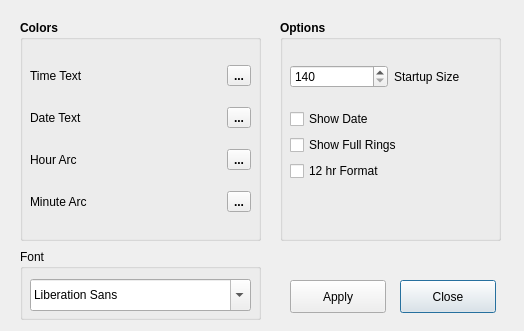
<?xml version="1.0" encoding="UTF-8"?>
<ui version="4.0">
 <class>Prefs</class>
 <widget class="QDialog" name="Prefs">
  <property name="geometry">
   <rect>
    <x>0</x>
    <y>0</y>
    <width>524</width>
    <height>331</height>
   </rect>
  </property>
  <property name="windowTitle">
   <string>Simple Arc Clock</string>
  </property>
  <widget class="QPushButton" name="pb_close">
   <property name="geometry">
    <rect>
     <x>400</x>
     <y>280</y>
     <width>96</width>
     <height>33</height>
    </rect>
   </property>
   <property name="text">
    <string>Close</string>
   </property>
  </widget>
  <widget class="QPushButton" name="pb_apply">
   <property name="geometry">
    <rect>
     <x>290</x>
     <y>280</y>
     <width>96</width>
     <height>33</height>
    </rect>
   </property>
   <property name="text">
    <string>Apply</string>
   </property>
  </widget>
  <widget class="QGroupBox" name="groupBox">
   <property name="geometry">
    <rect>
     <x>20</x>
     <y>20</y>
     <width>241</width>
     <height>221</height>
    </rect>
   </property>
   <property name="font">
    <font>
     <weight>75</weight>
     <bold>true</bold>
    </font>
   </property>
   <property name="title">
    <string>Colors</string>
   </property>
   <widget class="QWidget" name="lyWidget">
    <property name="geometry">
     <rect>
      <x>10</x>
      <y>30</y>
      <width>221</width>
      <height>181</height>
     </rect>
    </property>
    <layout class="QGridLayout" name="gridLayout">
     <item row="0" column="0">
      <widget class="QLabel" name="label_2">
       <property name="font">
        <font>
         <weight>50</weight>
         <bold>false</bold>
        </font>
       </property>
       <property name="text">
        <string>Time Text</string>
       </property>
      </widget>
     </item>
     <item row="0" column="1">
      <widget class="QLabel" name="lbl_timeColor">
       <property name="text">
        <string/>
       </property>
      </widget>
     </item>
     <item row="0" column="2">
      <widget class="QToolButton" name="tb_timeColor">
       <property name="text">
        <string>...</string>
       </property>
      </widget>
     </item>
     <item row="1" column="0">
      <widget class="QLabel" name="label">
       <property name="font">
        <font>
         <weight>50</weight>
         <bold>false</bold>
        </font>
       </property>
       <property name="text">
        <string>Date Text</string>
       </property>
      </widget>
     </item>
     <item row="1" column="1">
      <widget class="QLabel" name="lbl_dateColor">
       <property name="text">
        <string/>
       </property>
      </widget>
     </item>
     <item row="1" column="2">
      <widget class="QToolButton" name="tb_dateColor">
       <property name="text">
        <string>...</string>
       </property>
      </widget>
     </item>
     <item row="2" column="0">
      <widget class="QLabel" name="label_3">
       <property name="font">
        <font>
         <weight>50</weight>
         <bold>false</bold>
        </font>
       </property>
       <property name="text">
        <string>Hour Arc</string>
       </property>
      </widget>
     </item>
     <item row="2" column="1">
      <widget class="QLabel" name="lbl_hourColor">
       <property name="frameShape">
        <enum>QFrame::NoFrame</enum>
       </property>
       <property name="frameShadow">
        <enum>QFrame::Plain</enum>
       </property>
       <property name="lineWidth">
        <number>0</number>
       </property>
       <property name="text">
        <string/>
       </property>
      </widget>
     </item>
     <item row="2" column="2">
      <widget class="QToolButton" name="tb_hourColor">
       <property name="text">
        <string>...</string>
       </property>
      </widget>
     </item>
     <item row="3" column="0">
      <widget class="QLabel" name="label_4">
       <property name="font">
        <font>
         <weight>50</weight>
         <bold>false</bold>
        </font>
       </property>
       <property name="text">
        <string>Minute Arc</string>
       </property>
      </widget>
     </item>
     <item row="3" column="1">
      <widget class="QLabel" name="lbl_minuteColor">
       <property name="text">
        <string/>
       </property>
      </widget>
     </item>
     <item row="3" column="2">
      <widget class="QToolButton" name="tb_minuteColor">
       <property name="text">
        <string>...</string>
       </property>
      </widget>
     </item>
    </layout>
   </widget>
  </widget>
  <widget class="QGroupBox" name="groupBox_2">
   <property name="geometry">
    <rect>
     <x>20</x>
     <y>249</y>
     <width>241</width>
     <height>71</height>
    </rect>
   </property>
   <property name="title">
    <string>Font</string>
   </property>
   <widget class="QFontComboBox" name="fcb_time">
    <property name="geometry">
     <rect>
      <x>10</x>
      <y>30</y>
      <width>221</width>
      <height>32</height>
     </rect>
    </property>
   </widget>
  </widget>
  <widget class="QGroupBox" name="groupBox_3">
   <property name="geometry">
    <rect>
     <x>280</x>
     <y>20</y>
     <width>221</width>
     <height>221</height>
    </rect>
   </property>
   <property name="font">
    <font>
     <weight>75</weight>
     <bold>true</bold>
    </font>
   </property>
   <property name="title">
    <string>Options</string>
   </property>
   <widget class="QWidget" name="">
    <property name="geometry">
     <rect>
      <x>10</x>
      <y>30</y>
      <width>201</width>
      <height>131</height>
     </rect>
    </property>
    <layout class="QVBoxLayout" name="verticalLayout">
     <item>
      <layout class="QHBoxLayout" name="horizontalLayout">
       <item>
        <widget class="QSpinBox" name="sb_startSize">
         <property name="font">
          <font>
           <weight>50</weight>
           <bold>false</bold>
          </font>
         </property>
         <property name="minimum">
          <number>140</number>
         </property>
         <property name="maximum">
          <number>640</number>
         </property>
        </widget>
       </item>
       <item>
        <widget class="QLabel" name="label_5">
         <property name="minimumSize">
          <size>
           <width>89</width>
           <height>0</height>
          </size>
         </property>
         <property name="font">
          <font>
           <weight>50</weight>
           <bold>false</bold>
          </font>
         </property>
         <property name="text">
          <string>Startup Size</string>
         </property>
        </widget>
       </item>
      </layout>
     </item>
     <item>
      <widget class="QCheckBox" name="cb_showDate">
       <property name="minimumSize">
        <size>
         <width>0</width>
         <height>0</height>
        </size>
       </property>
       <property name="font">
        <font>
         <weight>50</weight>
         <bold>false</bold>
        </font>
       </property>
       <property name="text">
        <string>Show Date</string>
       </property>
      </widget>
     </item>
     <item>
      <widget class="QCheckBox" name="cb_rings">
       <property name="font">
        <font>
         <weight>50</weight>
         <bold>false</bold>
        </font>
       </property>
       <property name="text">
        <string>Show Full Rings</string>
       </property>
      </widget>
     </item>
     <item>
      <widget class="QCheckBox" name="cb_timeFormat">
       <property name="font">
        <font>
         <weight>50</weight>
         <bold>false</bold>
        </font>
       </property>
       <property name="text">
        <string>12 hr Format</string>
       </property>
      </widget>
     </item>
    </layout>
   </widget>
  </widget>
  <zorder>groupBox</zorder>
  <zorder>pb_close</zorder>
  <zorder>pb_apply</zorder>
  <zorder>cb_timeFormat</zorder>
  <zorder>cb_showDate</zorder>
  <zorder>sb_startSize</zorder>
  <zorder>label_5</zorder>
  <zorder>groupBox_2</zorder>
  <zorder>groupBox_3</zorder>
 </widget>
 <resources/>
 <connections>
  <connection>
   <sender>pb_close</sender>
   <signal>clicked()</signal>
   <receiver>Prefs</receiver>
   <slot>reject()</slot>
   <hints>
    <hint type="sourcelabel">
     <x>341</x>
     <y>246</y>
    </hint>
    <hint type="destinationlabel">
     <x>219</x>
     <y>195</y>
    </hint>
   </hints>
  </connection>
 </connections>
</ui>
